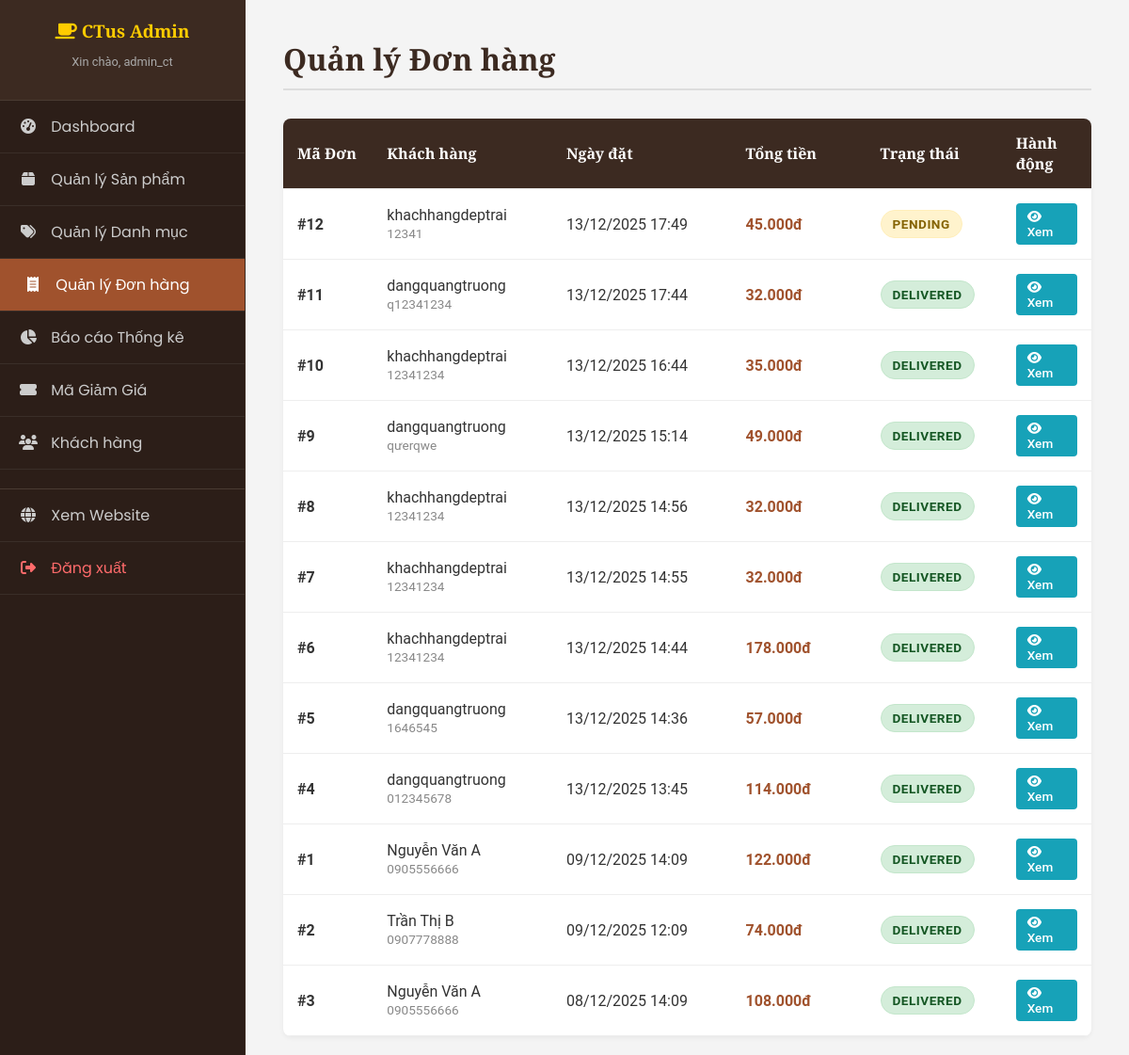
Screenshot of /src/admin/orders.php (signed in) with the database file from the repository.
### tables this page shows
CREATE TABLE IF NOT EXISTS `orders` (
  `id` int NOT NULL AUTO_INCREMENT,
  `user_id` int DEFAULT NULL,
  `order_date` datetime NOT NULL DEFAULT CURRENT_TIMESTAMP,
  `total_amount` decimal(10,0) NOT NULL,
  `shipping_name` varchar(100) NOT NULL,
  `shipping_phone` varchar(20) NOT NULL,
  `shipping_address` varchar(255) NOT NULL,
  `status` enum('Pending','Processing','Shipped','Delivered','Cancelled') NOT NULL DEFAULT 'Pending',
  `discount_amount` decimal(15,2) DEFAULT '0.00',
  `final_amount` decimal(15,2) DEFAULT '0.00',
  PRIMARY KEY (`id`),
  KEY `user_id` (`user_id`)
);

### src/admin/orders.php (the view, shortened to what this page needs)
<?php
include 'includes/header.php';
$sql = "SELECT * FROM orders ORDER BY order_date DESC";
$result = $conn->query($sql);
?>
<main class="admin-content">
    <h1 class="admin-page-title">Quản lý Đơn hàng</h1>
    <div class="admin-form-card" style="max-width: 100%; padding: 0; box-shadow: none; background: transparent;">
        <table class="admin-table">
            <thead>
                <tr>
                    <th width="10%">Mã Đơn</th>
                    <th width="20%">Khách hàng</th>
                    <th width="20%">Ngày đặt</th>
                    <th width="15%">Tổng tiền</th>
                    <th width="15%">Trạng thái</th>
                    <th width="10%">Hành động</th>
                </tr>
            </thead>
            <tbody>
                <?php if ($result->num_rows > 0): ?>
                    <?php while ($order = $result->fetch_assoc()): ?>
                    <tr>
                        <td><strong>#<?php echo $order['id']; ?></strong></td>
                        <td>
                            <?php echo htmlspecialchars($order['shipping_name']); ?><br>
                            <span style="font-size: 0.85em; color: #888;"><?php echo htmlspecialchars($order['shipping_phone']); ?></span>
                        </td>
                        <td><?php echo date('d/m/Y H:i', strtotime($order['order_date'])); ?></td>
                        <td style="font-weight: bold; color: #A0522D;">
                            <?php echo number_format($order['total_amount'], 0, ',', '.'); ?>đ
                        </td>
                        <td>
                            <span class="status-badge status-<?php echo $order['status']; ?>">
                                <?php echo $order['status']; ?>
                            </span>
                        </td>
                        <td>
                            <a href="order_detail.php?id=<?php echo $order['id']; ?>"
                               class="btn-admin" style="background-color: #17a2b8; color: white;">
                               <i class="fas fa-eye"></i> Xem
                            </a>
                        </td>
                    </tr>
                    <?php endwhile; ?>
                <?php else: ?>
                    <tr><td colspan="6" style="text-align:center; padding: 30px;">Chưa có đơn hàng nào.</td></tr>
                <?php endif; ?>
            </tbody>
        </table>
    </div>
</main>
<?php include 'includes/footer.php'; ?>

### src/assets/css/style.css (style rules this page uses)
body { font-family: 'Roboto', sans-serif; margin: 0; background-color: #f4f4f4; color: #333; }
h1, h2, h3 { font-family: 'Playfair Display', serif; color: #3C2A21; }
body { background-color: #fffbf2; }
.admin-content { flex-grow: 1; background-color: #f4f4f4; padding: 20px 40px; overflow-y: auto; }
.admin-page-title { font-family: 'Playfair Display', serif; color: #3C2A21; font-size: 2em; margin-bottom: 30px; border-bottom: 2px solid #ddd; padding-bottom: 10px; }
.btn-admin { padding: 6px 12px; border-radius: 4px; text-decoration: none; font-size: 0.85em; font-weight: 500; display: inline-block; border: none; cursor: pointer; transition: all 0.2s; }
.admin-table { width: 100%; background: white; border-collapse: collapse; box-shadow: 0 2px 5px rgba(0,0,0,0.05); border-radius: 8px; overflow: hidden; }
.admin-table th, .admin-table td { padding: 15px; text-align: left; border-bottom: 1px solid #eee; }
.admin-table th { background-color: #3C2A21; color: white; font-family: 'Playfair Display', serif; }
.admin-form-card { background: white; padding: 30px; border-radius: 8px; box-shadow: 0 4px 10px rgba(0,0,0,0.1); max-width: 800px; margin: 0 auto; }
.status-badge { display: inline-block; padding: 6px 12px; border-radius: 20px; font-size: 0.85em; font-weight: bold; text-transform: uppercase; letter-spacing: 0.5px; }
.status-Pending { background-color: #fff3cd; color: #856404; border: 1px solid #ffeeba; }
.status-Delivered { background-color: #d4edda; color: #155724; border: 1px solid #c3e6cb; }

### rows the page displays
orders: id "12", shipping_name "khachhangdeptrai", shipping_phone "12341", order_date "13/12/2025 17:49", total_amount "45.000", status "PENDING"
orders: id "11", shipping_name "dangquangtruong", shipping_phone "q12341234", order_date "13/12/2025 17:44", total_amount "32.000", status "DELIVERED"
orders: id "10", shipping_name "khachhangdeptrai", shipping_phone "12341234", order_date "13/12/2025 16:44", total_amount "35.000", status "DELIVERED"
orders: id "9", shipping_name "dangquangtruong", shipping_phone "qưerqwe", order_date "13/12/2025 15:14", total_amount "49.000", status "DELIVERED"
orders: id "8", shipping_name "khachhangdeptrai", shipping_phone "12341234", order_date "13/12/2025 14:56", total_amount "32.000", status "DELIVERED"
orders: id "7", shipping_name "khachhangdeptrai", shipping_phone "12341234", order_date "13/12/2025 14:55", total_amount "32.000", status "DELIVERED"
orders: id "6", shipping_name "khachhangdeptrai", shipping_phone "12341234", order_date "13/12/2025 14:44", total_amount "178.000", status "DELIVERED"
orders: id "5", shipping_name "dangquangtruong", shipping_phone "1646545", order_date "13/12/2025 14:36", total_amount "57.000", status "DELIVERED"
orders: id "4", shipping_name "dangquangtruong", shipping_phone "012345678", order_date "13/12/2025 13:45", total_amount "114.000", status "DELIVERED"
orders: id "1", shipping_name "Nguyễn Văn A", shipping_phone "0905556666", order_date "09/12/2025 14:09", total_amount "122.000", status "DELIVERED"
orders: id "2", shipping_name "Trần Thị B", shipping_phone "0907778888", order_date "09/12/2025 12:09", total_amount "74.000", status "DELIVERED"
orders: id "3", shipping_name "Nguyễn Văn A", shipping_phone "0905556666", order_date "08/12/2025 14:09", total_amount "108.000", status "DELIVERED"

### other values shown
$_SESSION['username'] "admin_ct"
